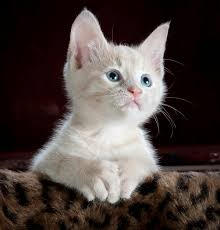
#> input picture Lab Quiz 1/cat.jpeg, 220 x 230 px
$ jupyter execute LQ1_v1.ipynb
#> lines starting #> are read from the running program, lines starting #| are printed output that depends on the picture
[cell 1]
import cv2
import numpy as np
import matplotlib.pyplot as plt
import matplotlib.cm as cm

### Task#1: Load/read images cat.jpeg and cameraman.tif [1 mark]

[cell 2]
# Load/read images cat.jpeg and cameraman.tif [1 mark]
import cv2
# path issue here, code wont run cv2.imshow()
img1 = cv2.imread('cat.jpeg')
#> img1 is the input picture: shape (230, 220, 3); mean B, G, R 63.6, 67.1, 77.6
img2 = cv2.imread('cameraman.tif')
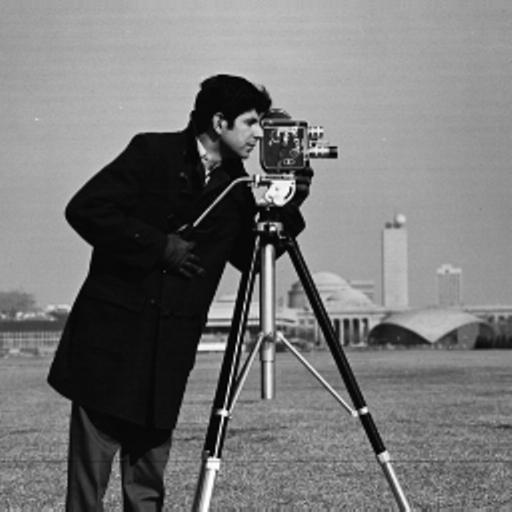
#> input picture Lab Quiz 1/cameraman.tif, 512 x 512 px
#> img2 is the input picture: shape (512, 512, 3); min 0, max 255, mean 118.3
cv2.imshow("cat", img1)
cv2.imshow("cameraman", img2)

### Task#2: Add the two images, and display the result [2 marks]

[cell 3]
# Add the two images, and display the result [2 marks]
img1 = cv2.imread('Images/cat.jpeg')
img2 = cv2.imread('Images/cameraman.tif')
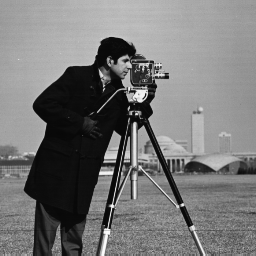
#> input picture images/cameraman.tif, 256 x 256 px, found by its file name
#> img2 is the input picture: shape (256, 256, 3); min 7, max 253, mean 118.7
resize = [400, 400]
# same error here
img1 = cv2.resize(img1, resize)
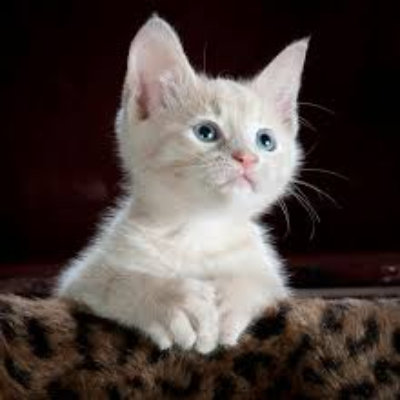
#> img1: shape (400, 400, 3); mean B, G, R 63.6, 67, 77.5
img2 = cv2.resize(img2, resize)
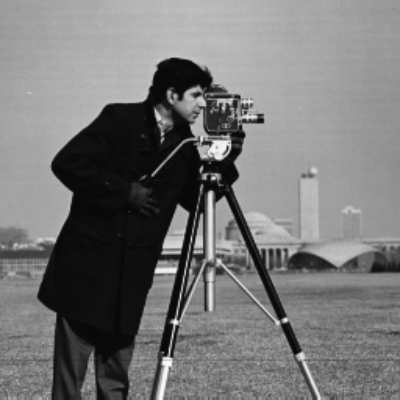
#> img2: shape (400, 400, 3); min 7, max 251, mean 118.6
img3 = cv2.add(img1, img2)
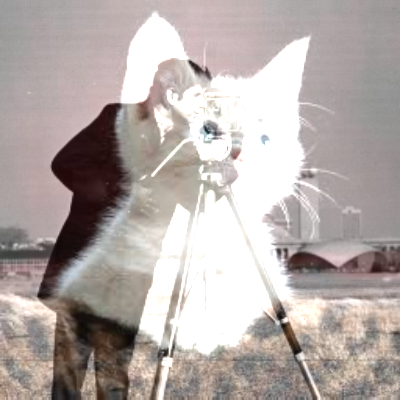
#> img3: shape (400, 400, 3); mean B, G, R 167.4, 170.1, 179.4
cv2.imshow("new", img3)
